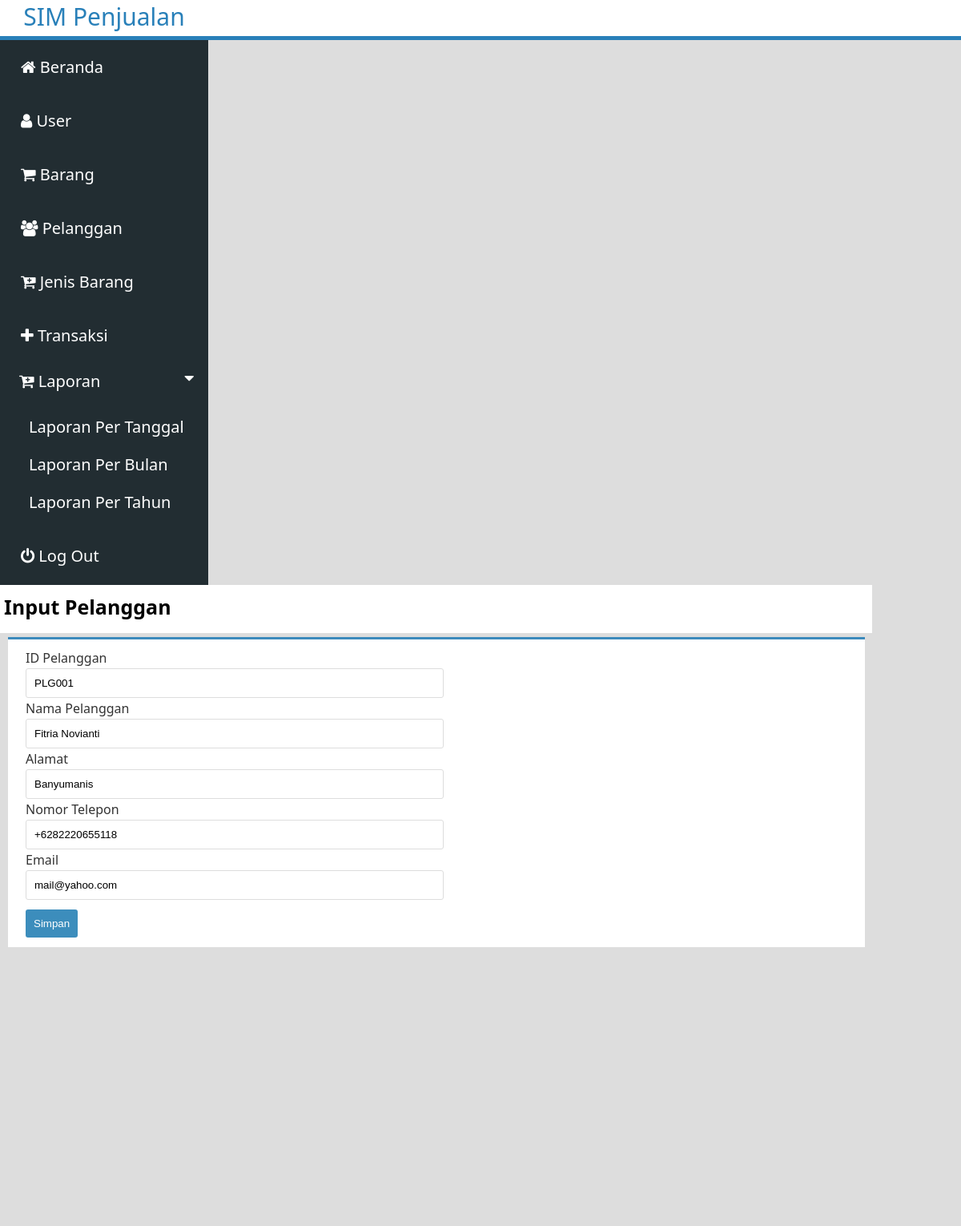
Screenshot of /index.php?p=f_pelanggan&id_pelanggan=PLG001 (signed in) with the database file from the repository.
### tables this page shows
CREATE TABLE `pelanggan` (
  `id_pelanggan` varchar(10) NOT NULL,
  `nama` varchar(30) NOT NULL,
  `alamat` varchar(35) NOT NULL,
  `no_telp` varchar(15) NOT NULL,
  `email` varchar(50) NOT NULL
);

### sistem/proses.php (called while the page is built, shortened)
<?php
class proses{
	function __construct(){
		$server='localhost';
		$user='root';
		$psw='';
		$dbname='db_penjualan';
		$kon=$this->con=new PDO("mysql:host=$server;dbname=$dbname",$user,$psw);
	}
	function get($cel=null,$table=null,$property=null){
		$qw="SELECT $cel FROM $table $property";
		$ret=$this->con->query($qw);
		return $ret;
	}
}
$db=new proses;
?>

### content/f_pelanggan.php (the view, shortened to what this page needs)
<?php
include "sistem/proses.php";
if(empty($_GET['id_pelanggan'])) {
	$Host = "localhost";
	$username = "root";
	$password = "";
	$database = "db_penjualan";
	$koneksi = new mysqli( $Host, $username, $password, $database );
	$query = "SELECT max(id_pelanggan) as maxKode FROM pelanggan";
	$hasil = mysqli_query($koneksi,$query);
	$data = mysqli_fetch_array($hasil);
	$kodePelanggan = $data['maxKode'];
	$noUrut = (int) substr($kodePelanggan, 3, 3);
	$noUrut++;
	$char = "PLG";
	$kodePelanggan = $char . sprintf("%03s", $noUrut);
	$sub='simpan';
}else{
	$kodePelanggan=$_GET['id_pelanggan'];
	$sub='edit';
}
$qry=$db->get("*","pelanggan","WHERE id_pelanggan='$_GET[id_pelanggan]'");
$tampq=$qry->fetch();
?>
<div class="judul-content">
	<h1>Input Pelanggan</h1>
</div>
<div class="isi-content">
	<form action="crud/simpan_pelanggan.php" method="POST">
		<table>
			<tr>
				<td><label>ID Pelanggan</label></td>
			</tr>
			<tr>
				<td><input readonly=""  type="text" name="id_pelanggan" value="<?php echo $kodePelanggan; ?>" class="text"></td>
			</tr>
			<tr>
				<td><label>Nama Pelanggan</label></td>
			</tr>
			<tr>
				<td><input onkeypress="return huruf(event)" type="text" name="nama" value="<?php echo $tampq['nama'];?>" class="text"></td>
			</tr>
			<tr>
				<td><label>Alamat</label></td>
			</tr>
			<tr>
				<td><input type="text" name="alamat" value="<?php echo $tampq['alamat'];?>" class="text"></td>
			</tr>
			<tr>
				<td><label>Nomor Telepon</label></td>
			</tr>
			<tr>
				<td><input onkeypress="return angka(event)" type="text" name="no_telp" value="<?php if(!empty($_GET['id_pelanggan'])) { echo $tampq['no_telp'];}else{echo '+62';}?>" class="text"></td>
			</tr>
			<tr>
				<td><label>Email</label></td>
			</tr>
			<tr>
				<td><input type="email" name="email" value="<?php echo $tampq['email'];?>" class="text"></td>
			</tr>
			<tr>
				<td><input type="submit" name="<?php echo $sub;?>" value="Simpan" class="simpan"></td>
			</tr>
		</form>
	</div>

### assets/css/style.css (style rules this page uses)
* { margin: 0px; padding: 0px; }
body { background-color: #ddd; }
html, body { height: 100%; }
.content .judul-content { padding: 5px; float: left; width: 1079px; height: 50px; background-color: #fff; }
.content .judul-content h1 { font-family: segoe ui; font-size: 25px; margin: 5px 0px; background-color: #fff; }
.content .isi-content { float: left; width: 1070px; border-top: 3px solid #3c8abc; height: auto; background-color: #fff; margin: 5px 10px; }
.isi-content form { margin: 10px 20px; }
.isi-content form label { color: #333; font-family: segoe ui; }
.isi-content form .text { width: 500px; padding: 10px; border: 1px solid #ddd; border-radius: 3px; }
.isi-content form .simpan { color: #fff; padding: 10px; background-color: #3C8DBC; border: none; border-radius: 3px; margin-top: 10px; }

### rows the page displays
pelanggan: nama "Fitria Novianti", alamat "Banyumanis", no_telp "+6282220655118", email "mail@yahoo.com"
